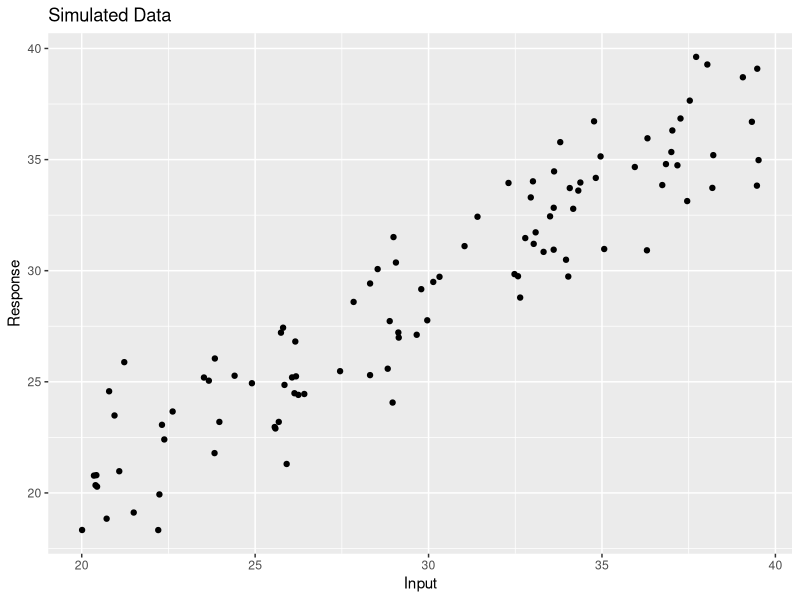

The R source for this figure:
## ---- chunk 1
set.seed(2024) # Set seed for reproducibility

# Simulate data
x <- runif(n = 100, min = 20, max = 40)   # input/predictor

errors <- replicate(10, rnorm(n = 100, mean = 0, sd = 2))  # error terms
a <- 3
b <- 0.87
fx <- a + (b * x)  # true function

# Generate observed responses
responses <- fx + errors

# Create a data frame
toy_data <- data.frame(inp = x, true_form = fx, responses)

# Rename response columns for easier reference
colnames(toy_data)[3:12] <- paste0("response", 1:10)

# Plot one of the data sets for visualization
library(ggplot2)
ggplot(data = toy_data) + 
  geom_point(aes(x = inp, y = response1)) +
  labs(title = "Simulated Data", x = "Input", y = "Response")

# Polynomial degrees to fit
degrees <- c(1, 2, 3, 4)

# Initialize a data frame to store bias and variance for each degree
bias_var_df <- data.frame(degree = integer(), bias_sq = numeric(), variance = numeric())

for (d in degrees) {
  # Store predictions for each degree
  preds <- matrix(nrow = 100, ncol = 10)
  
  for (i in 1:10) {
    model <- lm(toy_data[[paste0("response", i)]] ~ poly(inp, degree = d, raw = TRUE), data = toy_data)
    preds[, i] <- predict(model, newdata = data.frame(inp = toy_data$inp))
  }
  
  # Calculate bias squared
  E_y_hat <- apply(preds, 1, mean)
  bias_squared <- (E_y_hat - toy_data$true_form)^2
  mean_bias_squared <- mean(bias_squared)
  
  # Calculate variance
  V_y_hat <- apply(preds, 1, var)
  mean_variance <- mean(V_y_hat)
  
  # Append results to data frame
  bias_var_df <- rbind(bias_var_df, data.frame(degree = d, bias_sq = mean_bias_squared, variance = mean_variance))
}

print(bias_var_df)

